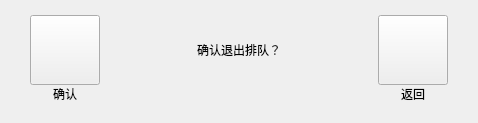
       <widget class="QWidget" name="controlOutWorkCheckPage">
        <layout class="QHBoxLayout" name="horizontalLayout_8">
         <property name="spacing">
          <number>44</number>
         </property>
         <property name="leftMargin">
          <number>30</number>
         </property>
         <property name="topMargin">
          <number>15</number>
         </property>
         <property name="rightMargin">
          <number>30</number>
         </property>
         <property name="bottomMargin">
          <number>20</number>
         </property>
         <item>
          <layout class="QVBoxLayout" name="verticalLayout_23">
           <property name="spacing">
            <number>0</number>
           </property>
           <item>
            <widget class="QPushButton" name="outWorkOkBtn">
             <property name="minimumSize">
              <size>
               <width>70</width>
               <height>70</height>
              </size>
             </property>
             <property name="maximumSize">
              <size>
               <width>70</width>
               <height>70</height>
              </size>
             </property>
             <property name="text">
              <string/>
             </property>
             <property name="autoRepeatDelay">
              <number>500</number>
             </property>
             <property name="autoRepeatInterval">
              <number>200</number>
             </property>
            </widget>
           </item>
           <item>
            <widget class="QLabel" name="outWorkOkBtnLabel">
             <property name="maximumSize">
              <size>
               <width>70</width>
               <height>16777215</height>
              </size>
             </property>
             <property name="text">
              <string>确认</string>
             </property>
             <property name="alignment">
              <set>Qt::AlignCenter</set>
             </property>
            </widget>
           </item>
          </layout>
         </item>
         <item>
          <layout class="QVBoxLayout" name="verticalLayout_28">
           <property name="spacing">
            <number>0</number>
           </property>
           <item>
            <widget class="QLabel" name="outWorkAlarmLabel">
             <property name="minimumSize">
              <size>
               <width>190</width>
               <height>70</height>
              </size>
             </property>
             <property name="maximumSize">
              <size>
               <width>200</width>
               <height>70</height>
              </size>
             </property>
             <property name="text">
              <string>确认退出排队？</string>
             </property>
             <property name="alignment">
              <set>Qt::AlignCenter</set>
             </property>
            </widget>
           </item>
           <item>
            <spacer name="verticalSpacer_2">
             <property name="orientation">
              <enum>Qt::Vertical</enum>
             </property>
             <property name="sizeHint" stdset="0">
              <size>
               <width>20</width>
               <height>18</height>
              </size>
             </property>
            </spacer>
           </item>
          </layout>
         </item>
         <item>
          <layout class="QVBoxLayout" name="verticalLayout_24">
           <property name="spacing">
            <number>0</number>
           </property>
           <item>
            <widget class="QPushButton" name="outWorkBackBtn">
             <property name="minimumSize">
              <size>
               <width>70</width>
               <height>70</height>
              </size>
             </property>
             <property name="maximumSize">
              <size>
               <width>70</width>
               <height>70</height>
              </size>
             </property>
             <property name="text">
              <string/>
             </property>
             <property name="autoRepeatDelay">
              <number>500</number>
             </property>
             <property name="autoRepeatInterval">
              <number>200</number>
             </property>
            </widget>
           </item>
           <item>
            <widget class="QLabel" name="outWorkBackBtnLabel">
             <property name="maximumSize">
              <size>
               <width>70</width>
               <height>16777215</height>
              </size>
             </property>
             <property name="text">
              <string>返回</string>
             </property>
             <property name="alignment">
              <set>Qt::AlignCenter</set>
             </property>
            </widget>
           </item>
          </layout>
         </item>
        </layout>
       </widget>
